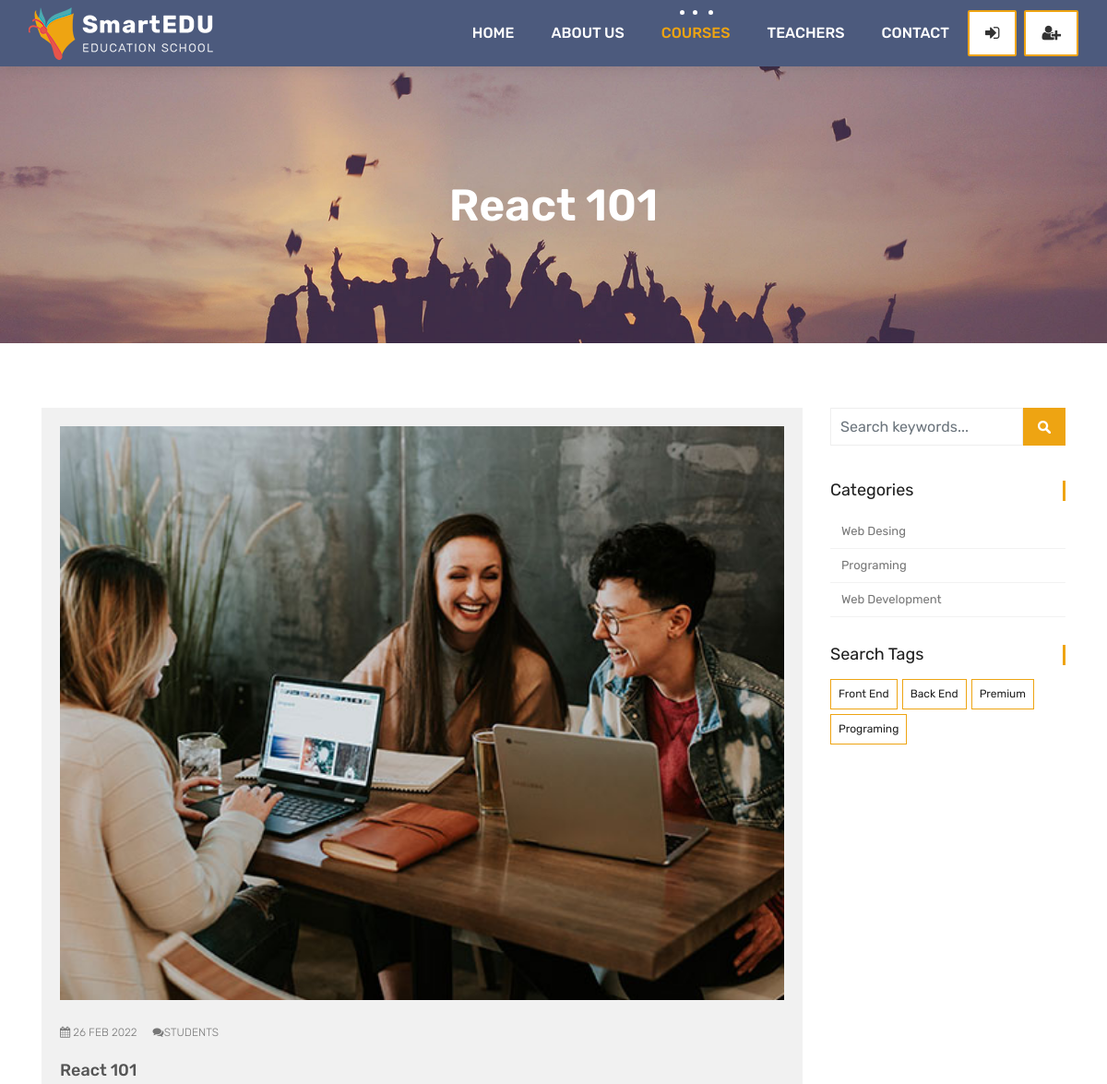
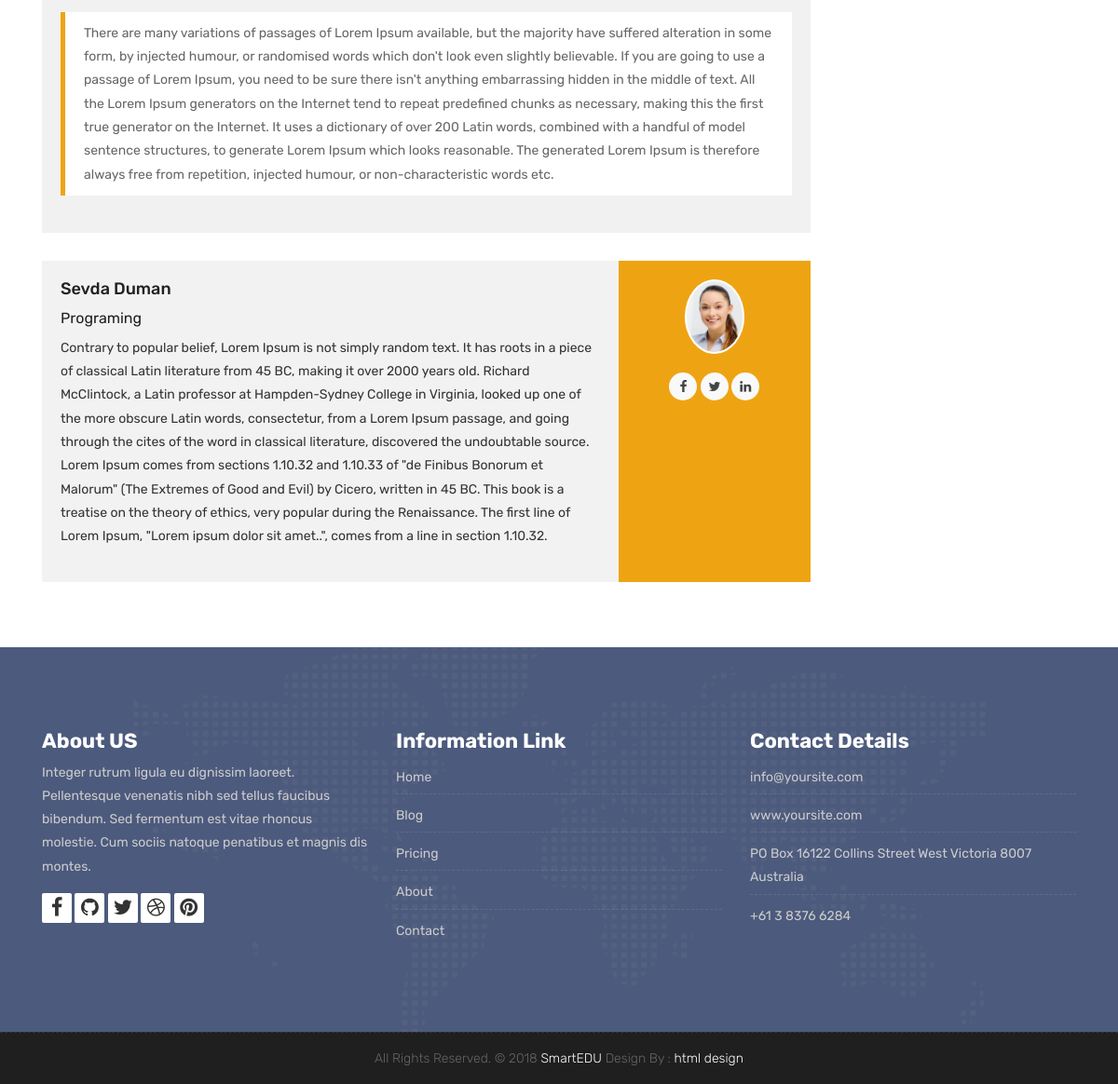
The page /courses/web-development/3 on the database its author committed (2 pictures, top to bottom).
### courses/models.py (models this page shows, shortened)
class Course(models.Model):
	teacher = models.ForeignKey(Teacher, null=True, on_delete=models.CASCADE)
	name = models.CharField(max_length=200, unique=True, verbose_name="Kurs Adı",help_text="Kursu Adını Yazınız")
	category = models.ForeignKey(Category, null=True, on_delete=models.DO_NOTHING)
	tags = models.ManyToManyField(Tag, blank=True, null=True)
	students = models.ManyToManyField(User, blank=True, related_name='courses_joined')
	description = models.TextField(blank=True, null=True)
	image = models.ImageField(upload_to="courses/%Y/%m/%d/")
	date = models.DateTimeField(auto_now=True)
	available = models.BooleanField(default=True)

class Category(models.Model):
	name = models.CharField(max_length=50, null=True)
	slug = models.SlugField(max_length=50, unique=True, null=True)

class Tag(models.Model):
	name = models.CharField(max_length=50, null=True)
	slug = models.SlugField(max_length=50, unique=True, null=True)

### teachers/models.py (models this page shows, shortened)
class Teacher(models.Model):
	name = models.CharField(max_length=50)
	title = models.CharField(max_length=50)
	description = models.TextField(blank=True)
	image = models.ImageField(upload_to="courses/%Y/%m/%d/")
	facebook = models.URLField(max_length=100, blank=True)
	twitter = models.URLField(max_length=100, blank=True)
	linkedin = models.URLField(max_length=100, blank=True)
	youtube = models.URLField(max_length=100, blank=True)

### courses/views.py (the view)
# urls.py: path('<slug:category_slug>/<int:course_id>', views.course_detail, name='course_detail'),
def course_detail(request, category_slug, course_id):
	current_user = request.user
	course = Course.objects.get(category__slug=category_slug, id=course_id)
	courses = Course.objects.all().order_by('-date')
	categories = Category.objects.all()
	tags = Tag.objects.all()
	if current_user.is_authenticated:
		enrolled_courses = current_user.courses_joined.all()
	else:
		enrolled_courses = courses
	context = {
		'course': course,
		'enrolled_courses':enrolled_courses,
		'categories': categories,
		'tags': tags
	}
	return render(request, 'course.html', context)

### templates/course.html (shortened to what this page needs)
{% extends 'partials/_base.html' %}
{% load static %}
{% block content %}
<div class="all-title-box">
	<div class="container text-center">
		<h1>{{course.name}}</h1>
	</div>
</div>
<div id="overviews" class="section wb">
	<div class="container">
		<div class="row">
			<div class="col-lg-9 blog-post-single">
				<div class="blog-item">
					<div class="image-blog">
						<img src="{{course.image.url}}" alt="" class="img-fluid">
					</div>
					<div class="post-content">
						<div class="meta-info-blog">
							<span><i class="fa fa-calendar"></i> {{course.date|date:"d M Y"}}</span>
							<span><i class="fa fa-comments"></i>Students</span>
						</div>
						<div class="blog-title">
							<h2><a href="#" title="">{{course.name}}</a></h2>
						</div>
						<div class="blog-desc">
							<blockquote class="default">
								{{course.description}}
							</blockquote>
						</div>
					</div>
				</div>
				<div class="blog-author">
					<div class="author-bio">
						<h3 class="author_name"><a
								href="{% url 'teacher_detail' course.teacher.pk %}">{{course.teacher.name}}</a></h3>
						<h5>{{course.teacher.title}}</h5>
						<p class="author_det">
							{{course.teacher.description}}
						</p>
					</div>
					<div class="author-desc">
						<img src="{{course.teacher.image.url}}" alt="about author">
						<ul class="author-social">
							<li><a href="{{course.teacher.facebook}}"><i class="fa fa-facebook"></i></a></li>
							<li><a href="{{course.teacher.twitter}}"><i class="fa fa-twitter"></i></a></li>
							<li><a href="{{course.teacher.linkedin}}"><i class="fa fa-linkedin"></i></a></li>
						</ul>
					</div>
				</div>
			</div>
			<div class="col-lg-3 col-12 right-single">
				<div class="widget-search">
					<div class="site-search-area">
						<form method="get" id="site-searchform" action="#">
							<div>
								<input class="input-text form-control" name="search-k" id="search-k"
									placeholder="Search keywords..." type="text">
								<input id="searchsubmit" value="Search" type="submit">
							</div>
						</form>
					</div>
				</div>
				<div class="widget-categories">
					<h3 class="widget-title">Categories</h3>
					<ul>
						{% for category in categories %}
							<li><a href="{% url 'courses_by_category' category.slug %}">{{category.name}}</a></li>
						{% endfor %}
					</ul>
				</div>
				<div class="widget-tags">
					<h3 class="widget-title">Search Tags</h3>
					<ul class="tags">
						{% for tag in tags %}
							<li><a href="{% url 'courses_by_tag' tag.slug %}">{% if tag.slug in request.path %}
								<b>{{tag.name}}</b>
							{% else %}{{tag.name}}
							{% endif %}</a></li>
						{% endfor %}
					</ul>
				</div>
			</div>
		</div>
	</div>
</div>
{% endblock %}

### rows shown on the page
Course: name "React 101", image (picture), date "26 FEB 2022", description "There are many variations of passages of Lorem Ipsum available, but the majority have suffered alteration in some form, by injected humour, or randomised words which don't look even slightly believable. If you are going to use a passage of Lorem Ipsum, you need to be sure there isn't anything embarrassing hidden in the middle of text. All the Lorem Ipsum generators on the Internet tend to repeat predefined chunks as necessary, making this the first true generator on the Internet. It uses a dictionary of over 200 Latin words, combined with a handful of model sentence structures, to generate Lorem Ipsum which looks reasonable. The generated Lorem Ipsum is therefore always free from…", teacher.name "Sevda Duman", teacher "Programing", teacher.description "Contrary to popular belief, Lorem Ipsum is not simply random text. It has roots in a piece of classical Latin literature from 45 BC, making it over 2000 years old. Richard McClintock, a Latin professor at Hampden-Sydney College in Virginia, looked up one of the more obscure Latin words, consectetur, from a Lorem Ipsum passage, and going through the cites of the word in classical literature, discovered the undoubtable source. Lorem Ipsum comes from sections 1.10.32 and 1.10.33 of \"de Finibus Bonorum et Malorum\" (The Extremes of Good and Evil) by Cicero, written in 45 BC. This book is a treatise on the theory of ethics, very popular during the Renaissance. The first line of Lorem Ipsum,…", teacher.image (picture)
Category: name "Web Desing"
Category: name "Programing"
Category: name "Web Development"
Tag: name "Front End"
Tag: name "Back End"
Tag: name "Premium"
Tag: name "Programing"
